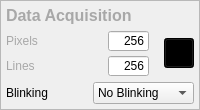
       <widget class="QFrame" name="frame_9">
        <property name="styleSheet">
         <string notr="true">#frame_9{
border: 1px solid rgb(168,168,168)
}</string>
        </property>
        <property name="frameShape">
         <enum>QFrame::StyledPanel</enum>
        </property>
        <property name="frameShadow">
         <enum>QFrame::Raised</enum>
        </property>
        <layout class="QVBoxLayout" name="verticalLayout_5" stretch="0,2,1">
         <property name="leftMargin">
          <number>5</number>
         </property>
         <property name="topMargin">
          <number>5</number>
         </property>
         <property name="rightMargin">
          <number>5</number>
         </property>
         <property name="bottomMargin">
          <number>5</number>
         </property>
         <item>
          <widget class="QLabel" name="label_DAQ">
           <property name="sizePolicy">
            <sizepolicy hsizetype="Fixed" vsizetype="Fixed">
             <horstretch>0</horstretch>
             <verstretch>0</verstretch>
            </sizepolicy>
           </property>
           <property name="font">
            <font>
             <pointsize>12</pointsize>
             <weight>75</weight>
             <bold>true</bold>
            </font>
           </property>
           <property name="styleSheet">
            <string notr="true">#label_DAQ{
color: rgb(168, 168, 168)
}</string>
           </property>
           <property name="text">
            <string>Data Acquisition</string>
           </property>
          </widget>
         </item>
         <item>
          <layout class="QHBoxLayout" name="horizontalLayout_10" stretch="2,0,1">
           <property name="spacing">
            <number>5</number>
           </property>
           <item>
            <layout class="QGridLayout" name="gridLayout_6" rowstretch="1,1" columnstretch="1,1">
             <property name="horizontalSpacing">
              <number>10</number>
             </property>
             <item row="0" column="0">
              <widget class="QLabel" name="label_Pixels">
               <property name="sizePolicy">
                <sizepolicy hsizetype="Expanding" vsizetype="Fixed">
                 <horstretch>0</horstretch>
                 <verstretch>0</verstretch>
                </sizepolicy>
               </property>
               <property name="styleSheet">
                <string notr="true">#label_Pixels{
color: rgb(168, 168, 168)
}</string>
               </property>
               <property name="text">
                <string>Pixels</string>
               </property>
              </widget>
             </item>
             <item row="1" column="0">
              <widget class="QLabel" name="label_Lines">
               <property name="sizePolicy">
                <sizepolicy hsizetype="Fixed" vsizetype="Fixed">
                 <horstretch>0</horstretch>
                 <verstretch>0</verstretch>
                </sizepolicy>
               </property>
               <property name="styleSheet">
                <string notr="true">#label_Lines{
color: rgb(168, 168, 168)
}</string>
               </property>
               <property name="text">
                <string>Lines</string>
               </property>
              </widget>
             </item>
             <item row="0" column="1">
              <widget class="QLineEdit" name="lineEdit_Pixels">
               <property name="sizePolicy">
                <sizepolicy hsizetype="Fixed" vsizetype="Fixed">
                 <horstretch>0</horstretch>
                 <verstretch>0</verstretch>
                </sizepolicy>
               </property>
               <property name="minimumSize">
                <size>
                 <width>41</width>
                 <height>20</height>
                </size>
               </property>
               <property name="maximumSize">
                <size>
                 <width>41</width>
                 <height>20</height>
                </size>
               </property>
               <property name="styleSheet">
                <string notr="true"/>
               </property>
               <property name="text">
                <string>256</string>
               </property>
               <property name="alignment">
                <set>Qt::AlignRight|Qt::AlignTrailing|Qt::AlignVCenter</set>
               </property>
              </widget>
             </item>
             <item row="1" column="1">
              <widget class="QLineEdit" name="lineEdit_Lines">
               <property name="sizePolicy">
                <sizepolicy hsizetype="Fixed" vsizetype="Fixed">
                 <horstretch>0</horstretch>
                 <verstretch>0</verstretch>
                </sizepolicy>
               </property>
               <property name="minimumSize">
                <size>
                 <width>41</width>
                 <height>20</height>
                </size>
               </property>
               <property name="maximumSize">
                <size>
                 <width>41</width>
                 <height>20</height>
                </size>
               </property>
               <property name="styleSheet">
                <string notr="true"/>
               </property>
               <property name="text">
                <string>256</string>
               </property>
               <property name="alignment">
                <set>Qt::AlignRight|Qt::AlignTrailing|Qt::AlignVCenter</set>
               </property>
              </widget>
             </item>
            </layout>
           </item>
           <item>
            <spacer name="horizontalSpacer_4">
             <property name="orientation">
              <enum>Qt::Horizontal</enum>
             </property>
             <property name="sizeHint" stdset="0">
              <size>
               <width>10</width>
               <height>20</height>
              </size>
             </property>
            </spacer>
           </item>
           <item>
            <layout class="QVBoxLayout" name="verticalLayout_4">
             <item>
              <widget class="QPushButton" name="push_DataLock">
               <property name="sizePolicy">
                <sizepolicy hsizetype="Fixed" vsizetype="Fixed">
                 <horstretch>0</horstretch>
                 <verstretch>0</verstretch>
                </sizepolicy>
               </property>
               <property name="minimumSize">
                <size>
                 <width>30</width>
                 <height>30</height>
                </size>
               </property>
               <property name="maximumSize">
                <size>
                 <width>30</width>
                 <height>30</height>
                </size>
               </property>
               <property name="styleSheet">
                <string notr="true">#push_DataLock{
image:url(:/nSOTScanner/Pictures/lock.png);
background: black;
}
</string>
               </property>
               <property name="text">
                <string/>
               </property>
              </widget>
             </item>
            </layout>
           </item>
          </layout>
         </item>
         <item>
          <layout class="QHBoxLayout" name="horizontalLayout_11">
           <item>
            <widget class="QLabel" name="label_Lines_2">
             <property name="sizePolicy">
              <sizepolicy hsizetype="Preferred" vsizetype="Fixed">
               <horstretch>0</horstretch>
               <verstretch>0</verstretch>
              </sizepolicy>
             </property>
             <property name="styleSheet">
              <string notr="true">#label_Lines{
color: rgb(168, 168, 168)
}</string>
             </property>
             <property name="text">
              <string>Blinking</string>
             </property>
            </widget>
           </item>
           <item>
            <widget class="QComboBox" name="comboBox_blinkMode">
             <property name="minimumSize">
              <size>
               <width>101</width>
               <height>22</height>
              </size>
             </property>
             <property name="maximumSize">
              <size>
               <width>101</width>
               <height>22</height>
              </size>
             </property>
             <item>
              <property name="text">
               <string>No Blinking</string>
              </property>
             </item>
             <item>
              <property name="text">
               <string>Before Trace</string>
              </property>
             </item>
             <item>
              <property name="text">
               <string>Before Trace and Retrace</string>
              </property>
             </item>
            </widget>
           </item>
          </layout>
         </item>
        </layout>
       </widget>
